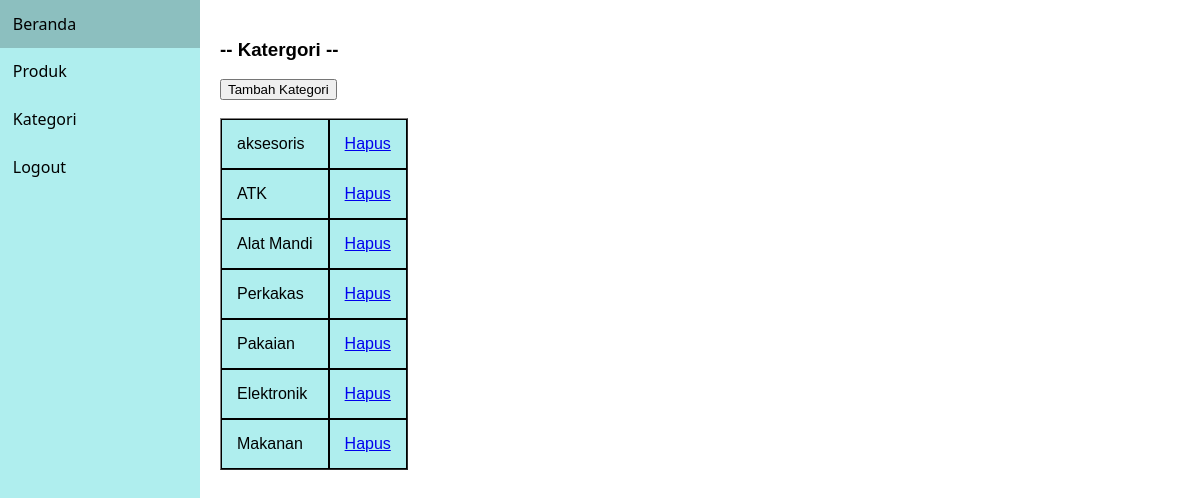
Screenshot of /kategori.php (signed in) with the database file from the repository.
### tables this page shows
CREATE TABLE `tbl_kategori` (
  `id` int(11) NOT NULL,
  `nama_kategori` varchar(100) NOT NULL
);

### kategori.php (the view, shortened to what this page needs)
<?php
    include 'menu.php';
    include 'koneksi.php';
    $sql = "SELECT nama_kategori FROM tbl_kategori";
    $query = mysqli_query($koneksi, $sql);
?>
<body>
    <div class="category">
        <div style="display:flex; gap: 1em">
            <div class="row align-items-center py-3 px-xl-5">
                <h3>-- Katergori --</h3>
                <form action="tambah_kategori.php" method="get">
                <button type="submit" name="tambah">Tambah Kategori</button>
                <br><br>
                </form>
                <table border="1" cellspacing="0" cellpadding="10px">
                    <?php while($row = mysqli_fetch_assoc($query)) :?>
                        <tr>
                        <td><?php echo $row['nama_kategori']?></td>
                        <td>
                            <a href="hapus_kategori.php?id=<?php echo $row['nama_kategori']; ?>">Hapus</a>
                        </td>
                        </tr>
                    <?php endwhile; ?>
                </table>
            </div>
        </div>
    </div>
</body>

### menu.php (style rules this page uses)
body { margin: 0; padding: 0; }

### kategori.php (style rules this page uses)
body { font-family: Arial, sans-serif; margin: 0; padding: 0; display: flex; }
.category { width: 500px; padding: 20px; }
.category table { background-color:paleturquoise;; width: 100%; }
.category table td { border: 1px solid black; padding: 15px; text-align: left; }

### rows the page displays
tbl_kategori: nama_kategori "aksesoris"
tbl_kategori: nama_kategori "ATK"
tbl_kategori: nama_kategori "Alat Mandi"
tbl_kategori: nama_kategori "Perkakas"
tbl_kategori: nama_kategori "Pakaian"
tbl_kategori: nama_kategori "Elektronik"
tbl_kategori: nama_kategori "Makanan"
